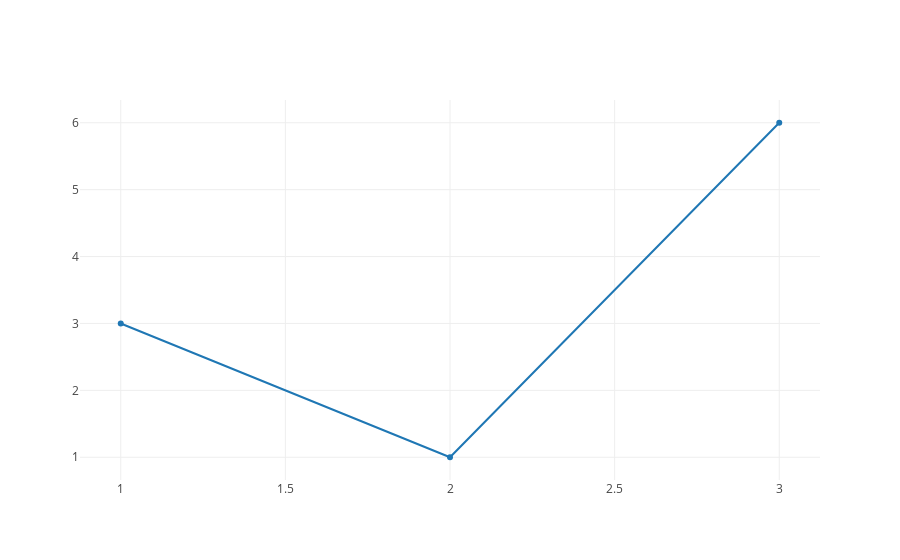
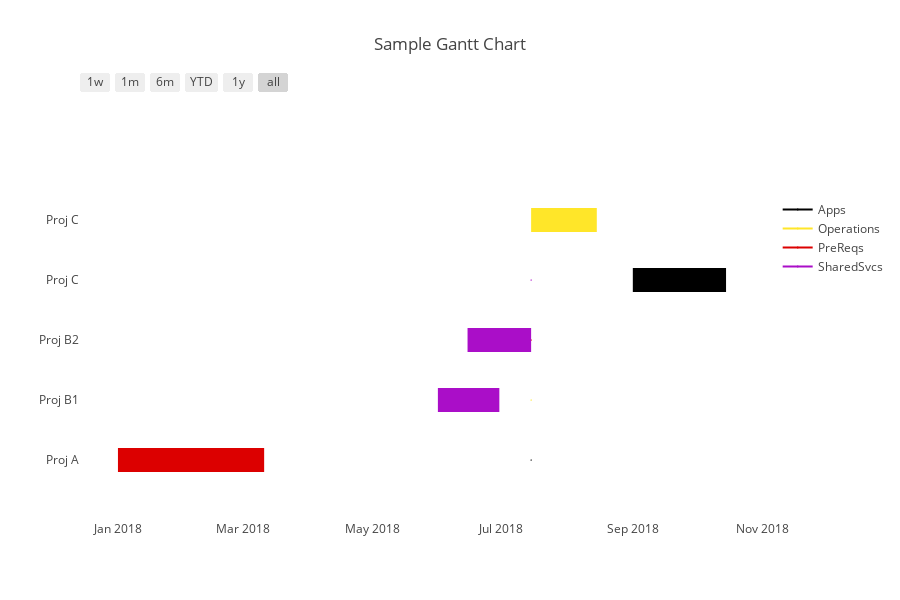

Notebook source saved alongside these figures, in order:
### Code cell
# new test 
#  tutorial  https://plot.ly/python/ipython-notebook-tutorial/


import platform
import IPython
import datetime
import pandas as pd
import numpy as np  
import plotly.plotly as py
import plotly.graph_objs as go
import plotly.figure_factory as ff

from plotly import __version__
from plotly.offline import download_plotlyjs, init_notebook_mode, plot, iplot


GC_TITLE="Project TimeLine 2018-2023 By Category"
CHART_HEIGHT=2000
CHART_WIDTH=2750

INPUT_MODELS="/devel/py35-work/data/scenario-inputs5.xlsx"

#init_notebook_mode(connected=True)
#plot([go.Scatter(x=[1, 2, 3], y=[3, 1, 6])])

# displays  in  notebook -  WORKED  
init_notebook_mode(connected=True)


# Exercise  Line Chart  Type
iplot([{"x": [1, 2, 3], "y": [3, 1, 6]}])


print("Loaded a few libraries ...")
print("python  version " + platform.python_version())
print("IPython version is {} -> okay".format(IPython.version_info))
print("Plotly  version: " + __version__)
print("Pandas  version: " + pd.__version__)
print("Numpy   version: " + np.__version__)

#
#  Excercise  Table Chaart
#df = pd.read_csv("/devel/py35-work/data/school_earnings.csv")
#table = ff.create_table(df)
#iplot(table, filename='jupyter-table1')


#
#  Exercise  Gantt Chart  Type/ Create List of Dictionaries
gc_data = [dict(Task="Proj A", Start='2018-01-01', Finish='2018-03-11',  Resource='PreReqs'),
           dict(Task="Proj B1", Start='2018-06-01', Finish='2018-06-30', Resource='SharedSvcs'),
           dict(Task="Proj B2", Start='2018-06-15', Finish='2018-07-15', Resource='SharedSvcs'),
           dict(Task="Proj C", Start='2018-09-01', Finish='2018-10-15',  Resource='Apps'),
           dict(Task="Proj C", Start='2018-07-15', Finish='2018-08-15',  Resource='Operations')]  
colors = dict(PreReqs    = 'rgb(220, 0, 0)',
              SharedSvcs  = 'rgb(170, 14, 200)',
              Apps       = 'rgb(0, 0, 0)',
              Operations = (1, 0.9, 0.16))

fig = ff.create_gantt(gc_data, colors=colors, index_col='Resource', show_colorbar=True,title="Sample Gantt Chart")
iplot(fig, filename='gantt-dictionary-colors')


#print("\n** See Chart At https://plot.ly/~mbisignani/0\n" )

t1 = datetime.datetime.now()
print("Loading Project Catalog using Excel " + INPUT_MODELS)
excel_file = INPUT_MODELS
projc = pd.read_excel(excel_file, sheet_name="ProjectCatalog", index_col=0,skiprows=0)
t2 = datetime.datetime.now()
print("Loaded Project Catalog in " + str((t2-t1).total_seconds()) +  " seconds" ) 


print("Column headings:")
print(projc.columns)
print(projc.index)

gantt_df= projc[ ['xkey','ProjectBase','ProjectAlias','ProjectType','PTsrt','QStart','QEnd'] ]


# Drop Undefined Projects /  
df1= gantt_df[gantt_df['QStart'].notnull()]

print(type(df1))


df2 = df1.sort_values(by=['PTsrt', 'ProjectBase'], ascending=[False, True])

# Build the new chart, 
gchart_data = []
for index, proj_row in df2.iterrows():
 
   #dict1 ={'Task': str(proj_row['xkey']) + "::" + str(proj_row['ProjectAlias']), 
   #        'Start':proj_row['QStart'], 
   #        'Finish':proj_row['QEnd'],  
   #        'Resource':proj_row['ProjectType']}
    
   dict1 ={'Task': "::" + str(proj_row['ProjectBase']), 
           'Start':proj_row['QStart'], 
           'Finish':proj_row['QEnd'],  
           'Resource':proj_row['ProjectType']}    
    
   #  add to list 
   gchart_data.append(dict1)       


#https://www.rapidtables.com/web/color/cyan-color.html
colors2 = dict(PreReqs      = 'rgb(255,165,0)',
               SharedSvcs   = 'rgb(75,0,130)',
               Apps         = 'rgb(32,178,170)',  
               Operations   = 'rgb(0, 0, 255)')


#create chart using newly created data list 
fig_gc = ff.create_gantt(gchart_data, colors=colors2, index_col='Resource',  
                         bar_width=0.4,width=CHART_WIDTH, height=CHART_HEIGHT,reverse_colors=True,
                         show_colorbar=True,showgrid_x=True, showgrid_y=True,title=GC_TITLE,group_tasks=True)
fig_gc['layout'].update(autosize=False, 
                        margin=dict(l=120),
                        titlefont=dict(size=20),
                        plot_bgcolor='rgb(230,230,230)',
                        hoverlabel=dict(bgcolor='rgb(100,100,100)'),
                        xaxis=dict(title='xaxis title'))


#                                   titlefont=dict(size=25,color='rgb(255,0,0)')),
#                       
#                                   titlefont=dict(size=25,color='rgb(255,0,0)')
  
#create chart using newly created data list 
# paper_bgcolor='rgb(255,250,205)',
# group_tasks=True

plot(fig_gc, filename='gantt-projects')


#  Excercise  Table Chart
#df = pd.read_csv("/devel/py35-work/data/school_earnings.csv")
#table1 = ff.create_table(df)
#iplot(table1, filename='jupyter-table1')

### Figure 1 — Plotly figure (JSON) as saved in the notebook; plotly's stock layout.template omitted (floating-point values rounded to 4 significant figures)
{"data": [{"type": "scatter", "uid": "1a9c1c3a-a296-11e8-873c-5c969d9742ff", "x": [1, 2, 3], "y": [3, 1, 6]}], "layout": {}}

### Figure 2 — Plotly figure (JSON) as saved in the notebook; plotly's stock layout.template omitted (floating-point values rounded to 4 significant figures)
{"data": [{"marker": {"color": "white"}, "name": "", "type": "scatter", "uid": "1acbb442-a296-11e8-9999-5c969d9742ff", "x": ["2018-01-01", "2018-03-11"], "y": [0, 0]}, {"marker": {"color": "white"}, "name": "", "type": "scatter", "uid": "1acbb80c-a296-11e8-9164-5c969d9742ff", "x": ["2018-06-01", "2018-06-30"], "y": [1, 1]}, {"marker": {"color": "white"}, "name": "", "type": "scatter", "uid": "1acbbb18-a296-11e8-abaf-5c969d9742ff", "x": ["2018-06-15", "2018-07-15"], "y": [2, 2]}, {"marker": {"color": "white"}, "name": "", "type": "scatter", "uid": "1acbbe10-a296-11e8-bbcf-5c969d9742ff", "x": ["2018-09-01", "2018-10-15"], "y": [3, 3]}, {"marker": {"color": "white"}, "name": "", "type": "scatter", "uid": "1acbc0fe-a296-11e8-8ef0-5c969d9742ff", "x": ["2018-07-15", "2018-08-15"], "y": [4, 4]}, {"hoverinfo": "none", "marker": {"color": "rgb(0, 0, 0)", "size": 1}, "name": "Apps", "showlegend": true, "type": "scatter", "uid": "1acbc3ec-a296-11e8-a96f-5c969d9742ff", "x": ["2018-07-15", "2018-07-15"], "y": [0, 0]}, {"hoverinfo": "none", "marker": {"color": "rgb(255, 230, 41)", "size": 1}, "name": "Operations", "showlegend": true, "type": "scatter", "uid": "1acbc6da-a296-11e8-8db2-5c969d9742ff", "x": ["2018-07-15", "2018-07-15"], "y": [1, 1]}, {"hoverinfo": "none", "marker": {"color": "rgb(220, 0, 0)", "size": 1}, "name": "PreReqs", "showlegend": true, "type": "scatter", "uid": "1acbc9b4-a296-11e8-8747-5c969d9742ff", "x": ["2018-07-15", "2018-07-15"], "y": [2, 2]}, {"hoverinfo": "none", "marker": {"color": "rgb(170, 14, 200)", "size": 1}, "name": "SharedSvcs", "showlegend": true, "type": "scatter", "uid": "1acbcc98-a296-11e8-9629-5c969d9742ff", "x": ["2018-07-15", "2018-07-15"], "y": [3, 3]}], "layout": {"height": 600, "hovermode": "closest", "shapes": [{"fillcolor": "rgb(220, 0, 0)", "line": {"width": 0}, "opacity": 1, "type": "rect", "x0": "2018-01-01", "x1": "2018-03-11", "xref": "x", "y0": -0.2, "y1": 0.2, "yref": "y"}, {"fillcolor": "rgb(170, 14, 200)", "line": {"width": 0}, "opacity": 1, "type": "rect", "x0": "2018-06-01", "x1": "2018-06-30", "xref": "x", "y0": 0.8, "y1": 1.2, "yref": "y"}, {"fillcolor": "rgb(170, 14, 200)", "line": {"width": 0}, "opacity": 1, "type": "rect", "x0": "2018-06-15", "x1": "2018-07-15", "xref": "x", "y0": 1.8, "y1": 2.2, "yref": "y"}, {"fillcolor": "rgb(0, 0, 0)", "line": {"width": 0}, "opacity": 1, "type": "rect", "x0": "2018-09-01", "x1": "2018-10-15", "xref": "x", "y0": 2.8, "y1": 3.2, "yref": "y"}, {"fillcolor": "rgb(255, 230, 41)", "line": {"width": 0}, "opacity": 1, "type": "rect", "x0": "2018-07-15", "x1": "2018-08-15", "xref": "x", "y0": 3.8, "y1": 4.2, "yref": "y"}], "showlegend": true, "title": "Sample Gantt Chart", "width": 900, "xaxis": {"rangeselector": {"buttons": [{"count": 7, "label": "1w", "step": "day", "stepmode": "backward"}, {"count": 1, "label": "1m", "step": "month", "stepmode": "backward"}, {"count": 6, "label": "6m", "step": "month", "stepmode": "backward"}, {"count": 1, "label": "YTD", "step": "year", "stepmode": "todate"}, {"count": 1, "label": "1y", "step": "year", "stepmode": "backward"}, {"step": "all"}]}, "showgrid": false, "type": "date", "zeroline": false}, "yaxis": {"autorange": false, "range": [-1, 6], "showgrid": false, "ticktext": ["Proj A", "Proj B1", "Proj B2", "Proj C", "Proj C"], "tickvals": [0, 1, 2, 3, 4], "zeroline": false}}}
